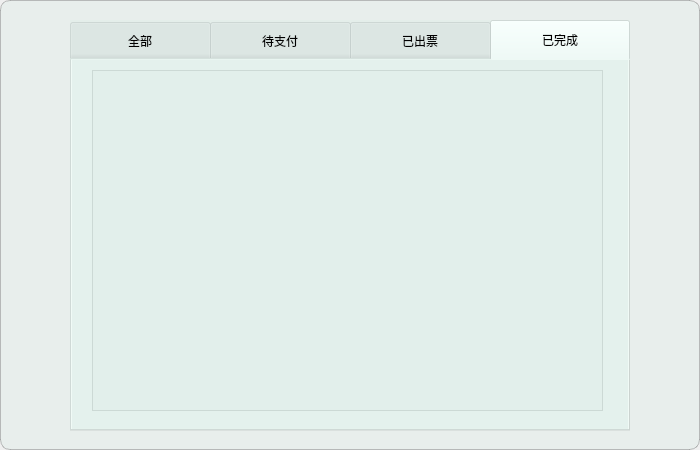
<?xml version="1.0" encoding="UTF-8"?>
<ui version="4.0">
 <class>FrmAirlineTicketOrderManager</class>
 <widget class="QWidget" name="FrmAirlineTicketOrderManager">
  <property name="geometry">
   <rect>
    <x>0</x>
    <y>0</y>
    <width>700</width>
    <height>450</height>
   </rect>
  </property>
  <property name="windowTitle">
   <string>Form</string>
  </property>
  <property name="styleSheet">
   <string notr="true">#frame{border:1px solid rgba(100, 100, 100,100);}
#frame{border-radius:10px;}</string>
  </property>
  <layout class="QVBoxLayout" name="verticalLayout">
   <property name="spacing">
    <number>0</number>
   </property>
   <property name="leftMargin">
    <number>0</number>
   </property>
   <property name="topMargin">
    <number>0</number>
   </property>
   <property name="rightMargin">
    <number>0</number>
   </property>
   <property name="bottomMargin">
    <number>0</number>
   </property>
   <item>
    <widget class="QFrame" name="frame">
     <property name="styleSheet">
      <string notr="true">background-color: rgba(223, 237, 233,100);</string>
     </property>
     <property name="frameShape">
      <enum>QFrame::StyledPanel</enum>
     </property>
     <property name="frameShadow">
      <enum>QFrame::Raised</enum>
     </property>
     <widget class="QTabWidget" name="tabWidget">
      <property name="geometry">
       <rect>
        <x>70</x>
        <y>20</y>
        <width>560</width>
        <height>411</height>
       </rect>
      </property>
      <property name="styleSheet">
       <string notr="true">QTabBar::tab{width:140}
QTabBar::tab{height:40}</string>
      </property>
      <property name="currentIndex">
       <number>3</number>
      </property>
      <widget class="QWidget" name="tab">
       <attribute name="title">
        <string>全部</string>
       </attribute>
       <widget class="QListWidget" name="listWidget_all">
        <property name="geometry">
         <rect>
          <x>20</x>
          <y>10</y>
          <width>511</width>
          <height>341</height>
         </rect>
        </property>
       </widget>
      </widget>
      <widget class="QWidget" name="tab_2">
       <attribute name="title">
        <string>待支付</string>
       </attribute>
       <widget class="QListWidget" name="listWidget_all_2">
        <property name="geometry">
         <rect>
          <x>20</x>
          <y>10</y>
          <width>511</width>
          <height>341</height>
         </rect>
        </property>
       </widget>
      </widget>
      <widget class="QWidget" name="tab_3">
       <attribute name="title">
        <string>已出票</string>
       </attribute>
       <widget class="QListWidget" name="listWidget_all_4">
        <property name="geometry">
         <rect>
          <x>20</x>
          <y>10</y>
          <width>511</width>
          <height>341</height>
         </rect>
        </property>
       </widget>
      </widget>
      <widget class="QWidget" name="tab_4">
       <attribute name="title">
        <string>已完成</string>
       </attribute>
       <widget class="QListWidget" name="listWidget_all_3">
        <property name="geometry">
         <rect>
          <x>20</x>
          <y>10</y>
          <width>511</width>
          <height>341</height>
         </rect>
        </property>
       </widget>
      </widget>
     </widget>
    </widget>
   </item>
  </layout>
 </widget>
 <resources/>
 <connections/>
</ui>
